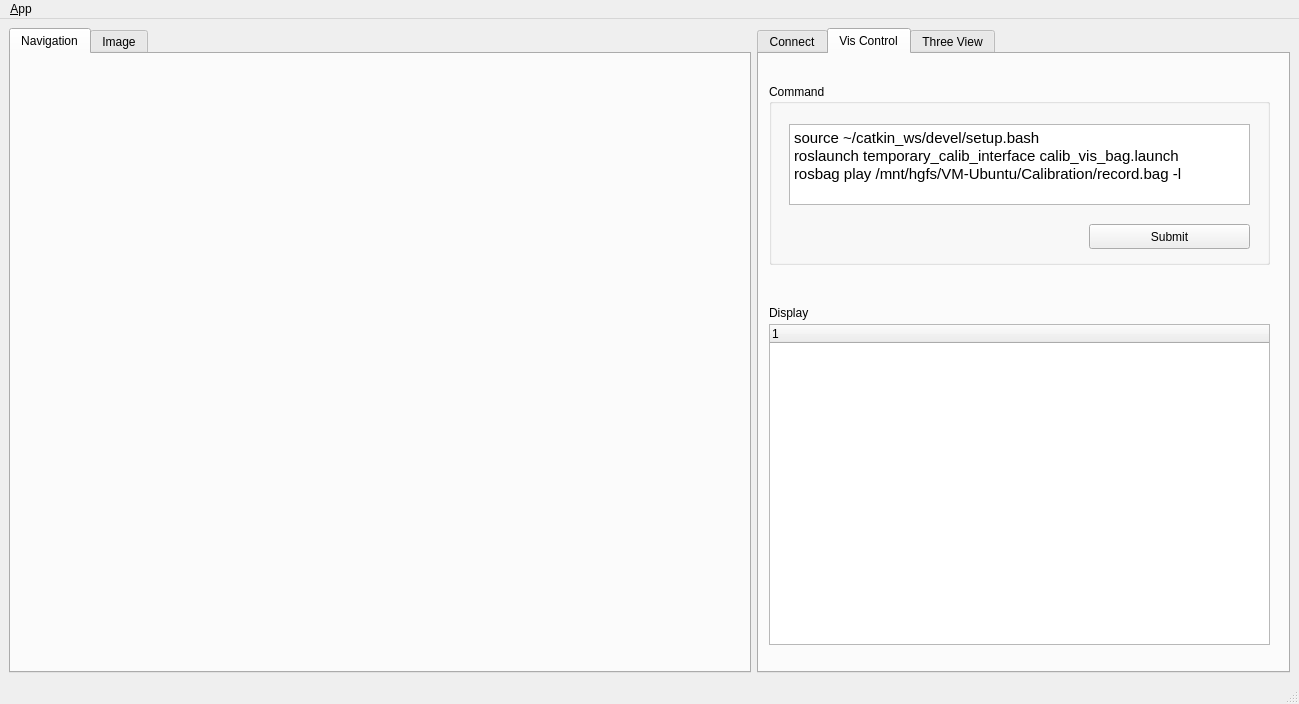
<?xml version="1.0" encoding="UTF-8"?>
<ui version="4.0">
 <class>MainWindowDesign</class>
 <widget class="QMainWindow" name="MainWindowDesign">
  <property name="geometry">
   <rect>
    <x>0</x>
    <y>0</y>
    <width>1299</width>
    <height>704</height>
   </rect>
  </property>
  <property name="windowTitle">
   <string>QRosApp</string>
  </property>
  <property name="windowIcon">
   <iconset>
    <normaloff>:/images/icon.png</normaloff>:/images/icon.png</iconset>
  </property>
  <property name="locale">
   <locale language="English" country="Australia"/>
  </property>
  <widget class="QWidget" name="centralwidget">
   <layout class="QHBoxLayout" name="horizontalLayout_4">
    <item>
     <widget class="QTabWidget" name="tab_manager">
      <property name="minimumSize">
       <size>
        <width>100</width>
        <height>0</height>
       </size>
      </property>
      <property name="locale">
       <locale language="English" country="Australia"/>
      </property>
      <property name="currentIndex">
       <number>0</number>
      </property>
      <widget class="QWidget" name="tab_3">
       <attribute name="title">
        <string>Navigation</string>
       </attribute>
       <layout class="QHBoxLayout" name="horizontalLayout_5">
        <item>
         <layout class="QVBoxLayout" name="layout_rviz"/>
        </item>
       </layout>
      </widget>
      <widget class="QWidget" name="tab_status">
       <attribute name="title">
        <string>Image</string>
       </attribute>
       <layout class="QVBoxLayout" name="verticalLayout">
        <item>
         <widget class="QLabel" name="label_6">
          <property name="text">
           <string>Image</string>
          </property>
         </widget>
        </item>
        <item>
         <widget class="QLabel" name="label_image">
          <property name="enabled">
           <bool>true</bool>
          </property>
          <property name="minimumSize">
           <size>
            <width>720</width>
            <height>450</height>
           </size>
          </property>
          <property name="maximumSize">
           <size>
            <width>720</width>
            <height>450</height>
           </size>
          </property>
          <property name="styleSheet">
           <string notr="true">border: 1px solid black</string>
          </property>
          <property name="text">
           <string>NO IMAGE</string>
          </property>
         </widget>
        </item>
        <item>
         <layout class="QHBoxLayout" name="horizontalLayout_6">
          <item>
           <widget class="QLabel" name="label_5">
            <property name="text">
             <string>Topic Name:</string>
            </property>
           </widget>
          </item>
          <item>
           <widget class="QLineEdit" name="lineEdit_image_topic">
            <property name="text">
             <string>vis_detected_obs</string>
            </property>
           </widget>
          </item>
          <item>
           <widget class="QPushButton" name="pushButton_sub_image">
            <property name="text">
             <string>Subscribe</string>
            </property>
           </widget>
          </item>
         </layout>
        </item>
        <item>
         <spacer name="verticalSpacer">
          <property name="orientation">
           <enum>Qt::Vertical</enum>
          </property>
          <property name="sizeHint" stdset="0">
           <size>
            <width>20</width>
            <height>40</height>
           </size>
          </property>
         </spacer>
        </item>
       </layout>
      </widget>
     </widget>
    </item>
    <item>
     <widget class="QTabWidget" name="controlpannel">
      <property name="maximumSize">
       <size>
        <width>16777215</width>
        <height>16777215</height>
       </size>
      </property>
      <property name="currentIndex">
       <number>1</number>
      </property>
      <widget class="QWidget" name="tab">
       <attribute name="title">
        <string>Connect</string>
       </attribute>
       <widget class="QGroupBox" name="groupBox">
        <property name="geometry">
         <rect>
          <x>40</x>
          <y>110</y>
          <width>411</width>
          <height>341</height>
         </rect>
        </property>
        <property name="title">
         <string>Connect Ros Master</string>
        </property>
        <widget class="QWidget" name="layoutWidget">
         <property name="geometry">
          <rect>
           <x>10</x>
           <y>30</y>
           <width>391</width>
           <height>301</height>
          </rect>
         </property>
         <layout class="QVBoxLayout" name="verticalLayout_3">
          <item>
           <widget class="QLabel" name="label">
            <property name="frameShape">
             <enum>QFrame::StyledPanel</enum>
            </property>
            <property name="frameShadow">
             <enum>QFrame::Raised</enum>
            </property>
            <property name="text">
             <string>Ros Master Url</string>
            </property>
           </widget>
          </item>
          <item>
           <widget class="QLineEdit" name="line_edit_master">
            <property name="text">
             <string>http://192.168.1.2:11311/</string>
            </property>
           </widget>
          </item>
          <item>
           <widget class="QLabel" name="label_2">
            <property name="frameShape">
             <enum>QFrame::StyledPanel</enum>
            </property>
            <property name="frameShadow">
             <enum>QFrame::Raised</enum>
            </property>
            <property name="text">
             <string>Ros IP</string>
            </property>
           </widget>
          </item>
          <item>
           <widget class="QLineEdit" name="line_edit_host">
            <property name="text">
             <string>192.168.1.67</string>
            </property>
           </widget>
          </item>
          <item>
           <widget class="QLabel" name="label_3">
            <property name="frameShape">
             <enum>QFrame::StyledPanel</enum>
            </property>
            <property name="frameShadow">
             <enum>QFrame::Raised</enum>
            </property>
            <property name="text">
             <string>Ros Hostname</string>
            </property>
           </widget>
          </item>
          <item>
           <widget class="QLineEdit" name="line_edit_topic">
            <property name="enabled">
             <bool>false</bool>
            </property>
            <property name="text">
             <string>unused</string>
            </property>
           </widget>
          </item>
          <item>
           <widget class="QCheckBox" name="checkbox_use_environment">
            <property name="layoutDirection">
             <enum>Qt::RightToLeft</enum>
            </property>
            <property name="text">
             <string>Use environment variables</string>
            </property>
           </widget>
          </item>
          <item>
           <widget class="QCheckBox" name="checkbox_remember_settings">
            <property name="layoutDirection">
             <enum>Qt::RightToLeft</enum>
            </property>
            <property name="text">
             <string>Remember settings on startup</string>
            </property>
           </widget>
          </item>
          <item>
           <layout class="QHBoxLayout" name="horizontalLayout">
            <item>
             <widget class="QPushButton" name="quit_button">
              <property name="sizePolicy">
               <sizepolicy hsizetype="MinimumExpanding" vsizetype="Fixed">
                <horstretch>0</horstretch>
                <verstretch>0</verstretch>
               </sizepolicy>
              </property>
              <property name="text">
               <string>Quit</string>
              </property>
             </widget>
            </item>
            <item>
             <widget class="QPushButton" name="button_connect">
              <property name="enabled">
               <bool>true</bool>
              </property>
              <property name="sizePolicy">
               <sizepolicy hsizetype="MinimumExpanding" vsizetype="Fixed">
                <horstretch>0</horstretch>
                <verstretch>0</verstretch>
               </sizepolicy>
              </property>
              <property name="toolTip">
               <string>Set the target to the current joint trajectory state.</string>
              </property>
              <property name="statusTip">
               <string>Clear all waypoints and set the target to the current joint trajectory state.</string>
              </property>
              <property name="text">
               <string>Connect</string>
              </property>
             </widget>
            </item>
           </layout>
          </item>
         </layout>
        </widget>
       </widget>
       <widget class="QGroupBox" name="groupBox_12">
        <property name="geometry">
         <rect>
          <x>40</x>
          <y>460</y>
          <width>421</width>
          <height>141</height>
         </rect>
        </property>
        <property name="sizePolicy">
         <sizepolicy hsizetype="MinimumExpanding" vsizetype="Preferred">
          <horstretch>0</horstretch>
          <verstretch>0</verstretch>
         </sizepolicy>
        </property>
        <property name="title">
         <string>Logging</string>
        </property>
        <layout class="QHBoxLayout" name="horizontalLayout_2">
         <item>
          <widget class="QTextEdit" name="textEdit_roscore_output"/>
         </item>
         <item>
          <widget class="QListView" name="view_logging"/>
         </item>
        </layout>
       </widget>
       <widget class="QGroupBox" name="groupBox_3">
        <property name="geometry">
         <rect>
          <x>40</x>
          <y>30</y>
          <width>411</width>
          <height>69</height>
         </rect>
        </property>
        <property name="title">
         <string>Ros Master</string>
        </property>
        <layout class="QHBoxLayout" name="horizontalLayout_3">
         <item>
          <widget class="QPushButton" name="pushButton_roscore">
           <property name="text">
            <string>Start Master</string>
           </property>
          </widget>
         </item>
         <item>
          <widget class="QPushButton" name="pushButton_exit_roscore">
           <property name="text">
            <string>Exit Master</string>
           </property>
          </widget>
         </item>
        </layout>
       </widget>
      </widget>
      <widget class="QWidget" name="tab_2">
       <attribute name="title">
        <string>Vis Control</string>
       </attribute>
       <widget class="QGroupBox" name="groupBox_2">
        <property name="geometry">
         <rect>
          <x>10</x>
          <y>30</y>
          <width>501</width>
          <height>181</height>
         </rect>
        </property>
        <property name="title">
         <string>Command</string>
        </property>
        <widget class="QTextEdit" name="textEdit_cmd">
         <property name="geometry">
          <rect>
           <x>20</x>
           <y>40</y>
           <width>461</width>
           <height>81</height>
          </rect>
         </property>
         <property name="html">
          <string>&lt;!DOCTYPE HTML PUBLIC &quot;-//W3C//DTD HTML 4.0//EN&quot; &quot;http://www.w3.org/TR/REC-html40/strict.dtd&quot;&gt;
&lt;html&gt;&lt;head&gt;&lt;meta name=&quot;qrichtext&quot; content=&quot;1&quot; /&gt;&lt;style type=&quot;text/css&quot;&gt;
p, li { white-space: pre-wrap; }
&lt;/style&gt;&lt;/head&gt;&lt;body style=&quot; font-family:'Ubuntu'; font-size:11pt; font-weight:400; font-style:normal;&quot;&gt;
&lt;p style=&quot; margin-top:0px; margin-bottom:0px; margin-left:0px; margin-right:0px; -qt-block-indent:0; text-indent:0px;&quot;&gt;source ~/catkin_ws/devel/setup.bash&lt;/p&gt;
&lt;p style=&quot; margin-top:0px; margin-bottom:0px; margin-left:0px; margin-right:0px; -qt-block-indent:0; text-indent:0px;&quot;&gt;roslaunch temporary_calib_interface calib_vis_bag.launch&lt;/p&gt;
&lt;p style=&quot; margin-top:0px; margin-bottom:0px; margin-left:0px; margin-right:0px; -qt-block-indent:0; text-indent:0px;&quot;&gt;rosbag play /mnt/hgfs/VM-Ubuntu/Calibration/record.bag -l&lt;/p&gt;&lt;/body&gt;&lt;/html&gt;</string>
         </property>
        </widget>
        <widget class="QPushButton" name="pushButton_cmd">
         <property name="geometry">
          <rect>
           <x>320</x>
           <y>140</y>
           <width>161</width>
           <height>25</height>
          </rect>
         </property>
         <property name="text">
          <string>Submit</string>
         </property>
        </widget>
       </widget>
       <widget class="QTreeWidget" name="treeWidget">
        <property name="geometry">
         <rect>
          <x>10</x>
          <y>270</y>
          <width>501</width>
          <height>321</height>
         </rect>
        </property>
        <attribute name="headerMinimumSectionSize">
         <number>150</number>
        </attribute>
        <attribute name="headerDefaultSectionSize">
         <number>150</number>
        </attribute>
        <column>
         <property name="text">
          <string notr="true">1</string>
         </property>
        </column>
       </widget>
       <widget class="QLabel" name="label_4">
        <property name="geometry">
         <rect>
          <x>10</x>
          <y>250</y>
          <width>111</width>
          <height>17</height>
         </rect>
        </property>
        <property name="text">
         <string>Display</string>
        </property>
       </widget>
      </widget>
      <widget class="QWidget" name="tab_4">
       <attribute name="title">
        <string>Three View</string>
       </attribute>
       <layout class="QVBoxLayout" name="verticalLayout_5">
        <item>
         <layout class="QVBoxLayout" name="layout_front"/>
        </item>
        <item>
         <layout class="QVBoxLayout" name="layout_side"/>
        </item>
        <item>
         <layout class="QVBoxLayout" name="layout_top"/>
        </item>
       </layout>
      </widget>
     </widget>
    </item>
   </layout>
  </widget>
  <widget class="QMenuBar" name="menubar">
   <property name="geometry">
    <rect>
     <x>0</x>
     <y>0</y>
     <width>1299</width>
     <height>22</height>
    </rect>
   </property>
   <widget class="QMenu" name="menu_File">
    <property name="title">
     <string>&amp;App</string>
    </property>
    <addaction name="action_Preferences"/>
    <addaction name="separator"/>
    <addaction name="actionAbout"/>
    <addaction name="actionAbout_Qt"/>
    <addaction name="separator"/>
    <addaction name="action_Quit"/>
   </widget>
   <addaction name="menu_File"/>
  </widget>
  <widget class="QStatusBar" name="statusbar"/>
  <action name="action_Quit">
   <property name="text">
    <string>&amp;Quit</string>
   </property>
   <property name="shortcut">
    <string>Ctrl+Q</string>
   </property>
   <property name="shortcutContext">
    <enum>Qt::ApplicationShortcut</enum>
   </property>
  </action>
  <action name="action_Preferences">
   <property name="text">
    <string>&amp;Preferences</string>
   </property>
  </action>
  <action name="actionAbout">
   <property name="text">
    <string>&amp;About</string>
   </property>
  </action>
  <action name="actionAbout_Qt">
   <property name="text">
    <string>About &amp;Qt</string>
   </property>
  </action>
 </widget>
 <resources/>
 <connections>
  <connection>
   <sender>action_Quit</sender>
   <signal>triggered()</signal>
   <receiver>MainWindowDesign</receiver>
   <slot>close()</slot>
   <hints>
    <hint type="sourcelabel">
     <x>-1</x>
     <y>-1</y>
    </hint>
    <hint type="destinationlabel">
     <x>399</x>
     <y>299</y>
    </hint>
   </hints>
  </connection>
  <connection>
   <sender>quit_button</sender>
   <signal>clicked()</signal>
   <receiver>MainWindowDesign</receiver>
   <slot>close()</slot>
   <hints>
    <hint type="sourcelabel">
     <x>859</x>
     <y>552</y>
    </hint>
    <hint type="destinationlabel">
     <x>469</x>
     <y>299</y>
    </hint>
   </hints>
  </connection>
 </connections>
</ui>
